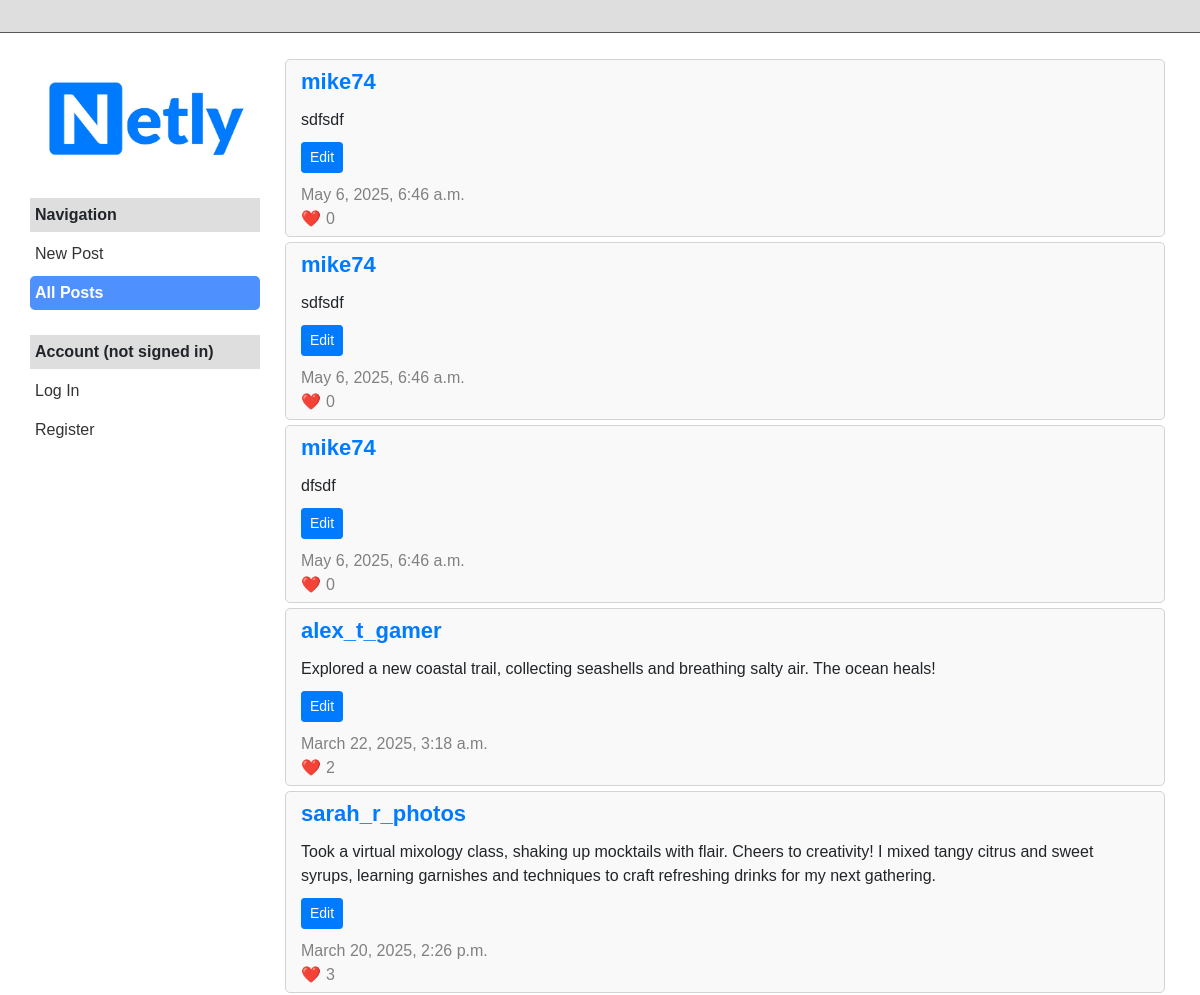
Before: / (upper part) with the older database file.
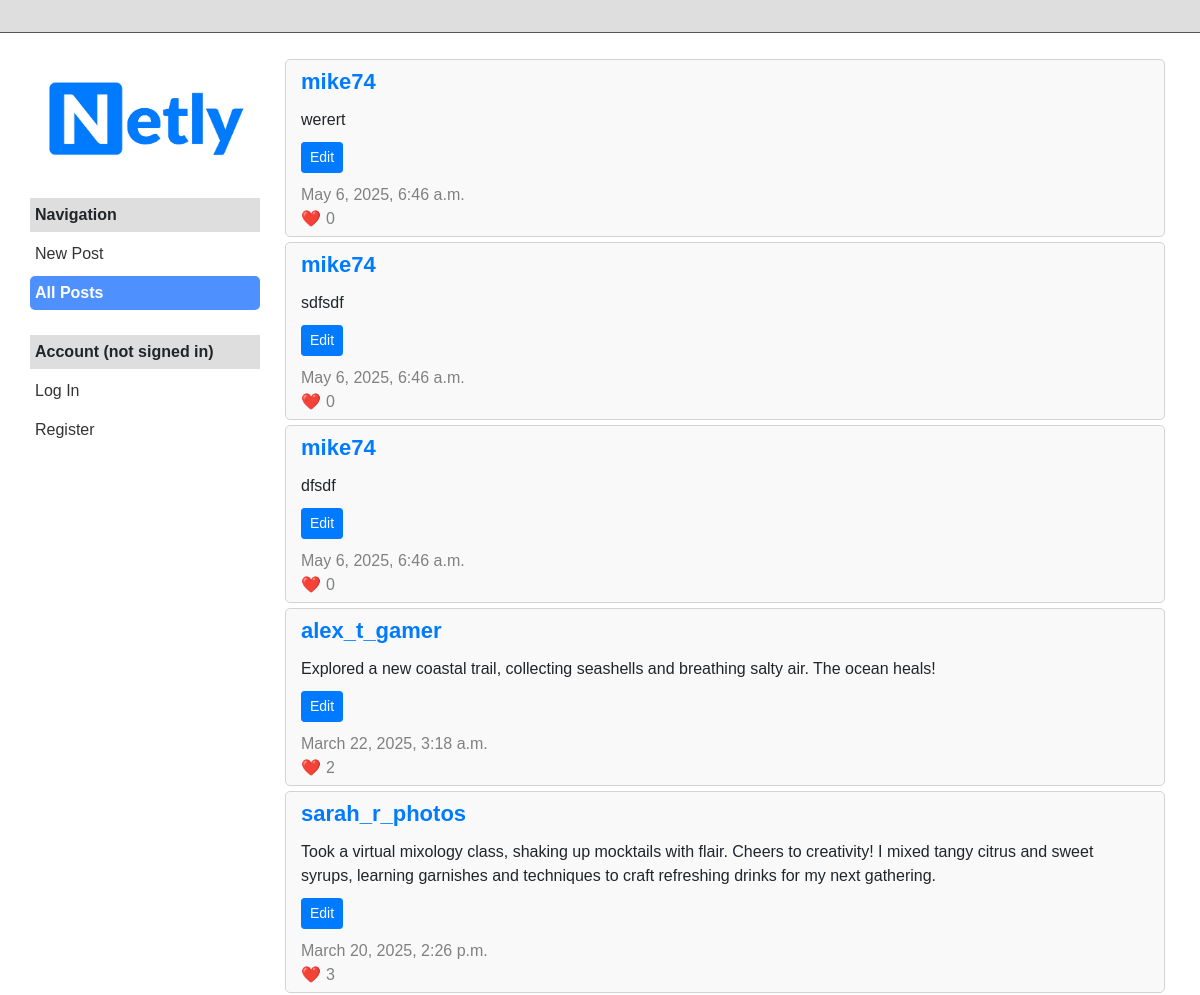
After: the same page with the newer database file.
### network/models.py (models this page shows, shortened)
class Post(models.Model):
    user = models.ForeignKey(User, on_delete=models.CASCADE, related_name="posts")
    content = models.TextField()
    created_at = models.DateTimeField(auto_now_add=True)
    def get_likes_count(self):
        return self.likes.count()

class User(AbstractUser):
    def __str__(self):
        return self.username

### network/views.py (the view)
# urls.py: path("", views.index, name="index"),
def index(request):
    posts_list = Post.objects.all().order_by("-created_at")
    paginator = Paginator(posts_list, 10)
    page_number = request.GET.get('page', 1)
    page_obj = paginator.get_page(page_number)
    return render(request, "network/index.html", {
        "active_filter": "all",
        "show_profile": False,
        "posts": page_obj,
        "page_obj": page_obj,
        "owner": None,
    })

### network/templates/network/index.html (shortened to what this page needs)
{% extends "network/layout.html" %}
{% load static %}
{% block body %}
    <div class="profile-container">
        <div class="profile-posts-container">
            {% for post in posts %}
                <div class="post-container">
                    <div class="post-name"><a href="{% url 'profile' post.user.id %}">{{ post.user.username }}</a></div>
                    <div class="post-content" id="post-view-{{ post.id }}">{{ post.content }}</div>
                    <button class="btn btn-primary btn-sm" id="post-edit-button-{{ post.id }}" data-id="{{ post.id }}">Edit</button>
                    <div class="post-date">{{ post.created_at }}</div>
                    <div class="post-likes">{{ post.get_likes_count }}</div>
                </div>
            {% endfor %}
        </div>
    </div>
{% endblock %}

Changed rows visible on the page:
changed Post: content "sdfsdf" → "werert"
